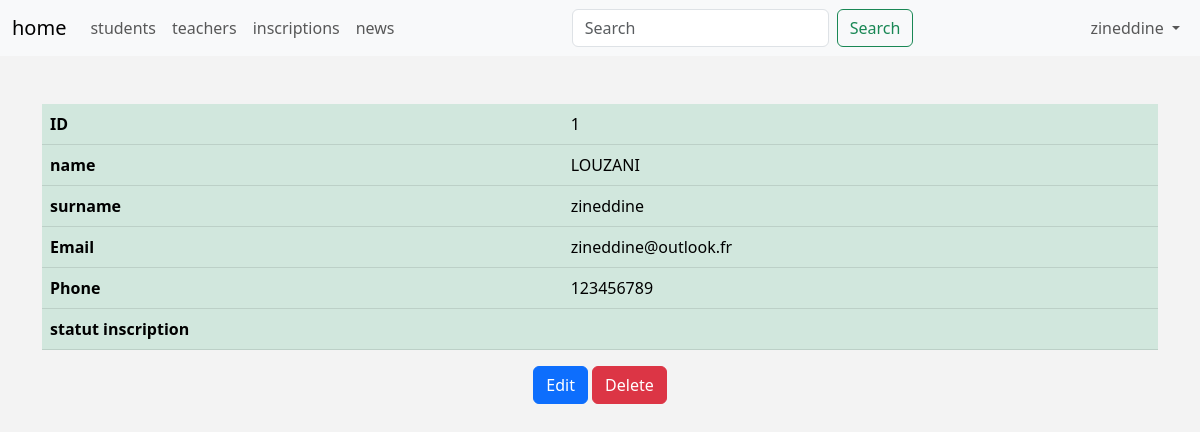
Page /admin/inscription-details.php?id=1 (signed in) on the committed database.
### tables this page shows
CREATE TABLE `Inscriptions` (
  `id` int(11) NOT NULL,
  `nom` varchar(50) NOT NULL,
  `prenom` varchar(50) NOT NULL,
  `email` varchar(255) NOT NULL,
  `date_naissance` date NOT NULL,
  `sexe` enum('F','M') NOT NULL,
  `telephone` varchar(20) NOT NULL,
  `statut_demande` enum('envoyee','en cours de traitement','en pause','acceptee','refusee','en attente') NOT NULL,
  `date` date NOT NULL DEFAULT current_timestamp(),
  `message_admin` text DEFAULT NULL,
  `photo` mediumblob DEFAULT NULL
);

### admin/includes/languages/english.php (called while the page is built)
<?php
    function lang($statement) {
        static $language = Array(
            'HOME'          => 'home',
            'STUDENTS'      => 'students',
            'TEACHERS'      => 'teachers',
            'INSCRIPTIONS'  => 'inscriptions',
            'NEWS'          => 'news',
            'LOGOUT'        => 'logout',
            'SETTINGS'      => 'settings',
            'EDIT-PROFILE'  => 'edit profile',
            'USERNAME'      => 'username',
            'PASSWORD'      => 'password',
            'EMAIL'         => 'email',
            'NAME'          => 'name',
            'SURNAME'       => 'surname',
            'SAVE'          => 'save',
            'UPDATE'        => 'update',
            'BIRTHDATE'     => 'birth date',
            'STUDENT-NUMBER'=> 'student number',
            'STUDENT-DETAILS'=> 'student details',
            'TEACHER-DETAILS'=> 'teacher details',
            'SUBJECT'       => 'subject',
            'ACTION'        => 'action',
            'PHONE'         => 'Phone',
            'STATUS REGISTRATION'=> 'statut inscription'
        );
        return $language[$statement];
    };
?>

### admin/inscription-details.php (the view, shortened to what this page needs)
<?php
if (isset($_SESSION['username'])) {
    include 'init.php';
    $id = $_GET['id'];
    $stmt = $connection->query("SELECT * FROM Inscriptions WHERE id = $id");
    $inscription = $stmt->fetch(PDO::FETCH_ASSOC);
?>
    <div class="container">
        <div class="row">
            <div class="col-md-12">
                <table class="table table-success">
                    <tbody>
                        <tr>
                            <th>ID</th>
                            <td><?php echo $inscription['id']; ?></td>
                        </tr>
                        <tr>
                            <th><?php echo lang("NAME") ?></th>
                            <td><?php echo $inscription['nom']; ?></td>
                        </tr>
                        <tr>
                            <th><?php echo lang("SURNAME") ?></th>
                            <td><?php echo $inscription['prenom']; ?></td>
                        </tr>
                        <tr>
                            <th>Email</th>
                            <td><?php echo $inscription['email']; ?></td>
                        </tr>
                        <tr>
                            <th><?php echo lang("PHONE") ?></th>
                            <td><?php echo $inscription['telephone']; ?></td>
                        </tr>
                        <tr>
                            <th><?php echo lang("STATUS REGISTRATION") ?></th>
                            <td><?php echo $inscription['statut inscription']; ?></td>
                        </tr>
                    </tbody>
                </table>
                <div class="text-center">
                    <a href="manage-inscription.php?action=edit&inscription_id=<?php echo $inscription['id']; ?>" class="btn btn-primary">
                        Edit
                    </a>
                    <a href="manage-inscription.php?action=delete&inscription_id=<?php echo $inscription['id']; ?>" class="btn btn-danger">
                        Delete
                    </a>
                </div>
            </div>
        </div>
    </div>
<?php
    include $tpl . 'footer.php';
} else {
    echo 'You are not authorized to view this page.';
    header('Location: index.php');
    exit();
}
?>

### admin/layout/css/backend.css (style rules this page uses)
body { background-color: #f3f3f3; }

### rows in the picture
inscriptions: id "1", nom "LOUZANI", prenom "zineddine", email "zineddine@outlook.fr", telephone "123456789"

### other values in the picture
lang("HOME") "home"
lang("STUDENTS") "students"
lang("TEACHERS") "teachers"
lang("INSCRIPTIONS") "inscriptions"
lang("NEWS") "news"
$_SESSION['username'] "zineddine"
lang("NAME") "name"
lang("SURNAME") "surname"
lang("PHONE") "Phone"
lang("STATUS REGISTRATION") "statut inscription"
